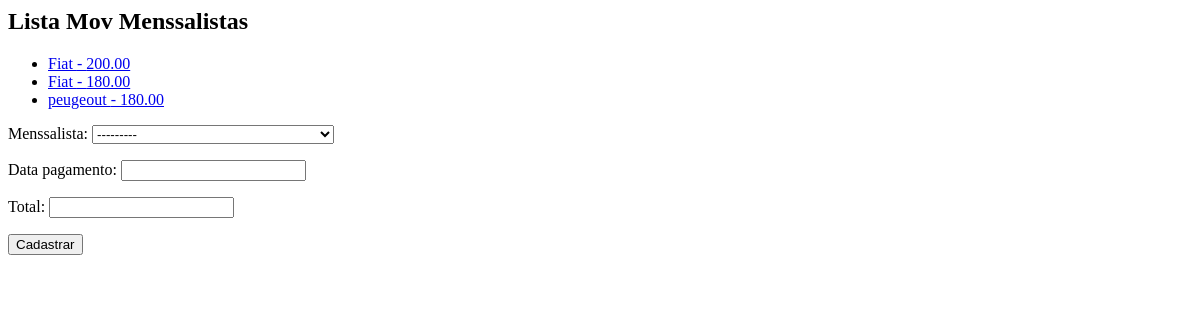
The page /core/mov_mensal/ on the database as committed earlier.
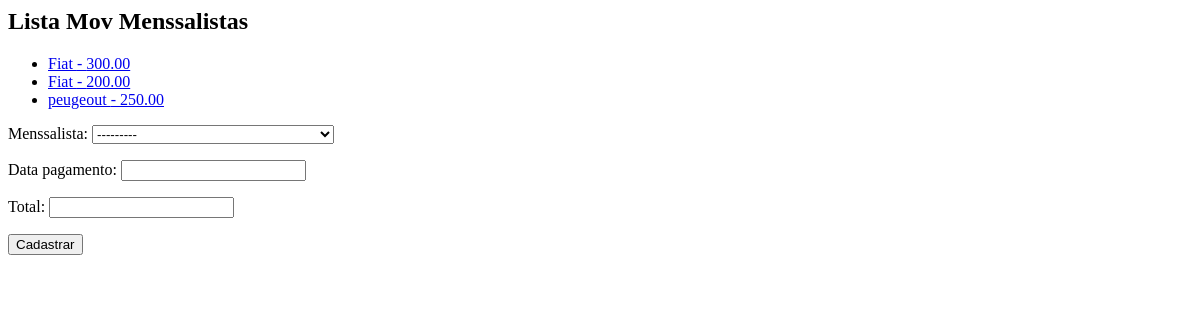
The same page on the database as committed later.
### core/models.py (models this page shows, shortened)
class MovMenssalista(models.Model):
    menssalista = models.ForeignKey('Menssalista', on_delete=models.CASCADE)
    data_pagamento = models.DateField()
    total = models.DecimalField(max_digits=6, decimal_places=2)

class Menssalista(models.Model):
    veiculo = models.ForeignKey('Veiculo', on_delete=models.CASCADE)
    inicio = models.DateField()
    valor_mes = models.DecimalField(max_digits=6, decimal_places=2)
    def __str__(self):
        return str(self.veiculo) + ' - ' + str(self.inicio)

class Veiculo(models.Model):
    marca = models.ForeignKey('Marca', on_delete=models.CASCADE)
    placa = models.CharField(max_length=7)
    proprietario = models.ForeignKey('PEssoa', on_delete=models.CASCADE)
    cor = models.CharField(max_length=15)
    observacoes = models.TextField()
    def __str__(self):
        return self.marca.nome + ' - ' + self.placa

class Marca(models.Model):
    nome = models.CharField(max_length=50)
    def __str__(self):
        return self.nome

### core/views.py (the view)
# urls.py: path('mov_mensal/', lista_mov_menssalista, name='core_lista_mov_menssalista'),
def lista_mov_menssalista(request):
    mov_menssalistas = MovMenssalista.objects.all()
    form = MovMenssalistaForm()
    data = {'mov_menssalistas': mov_menssalistas, 'form': form}
    return render(request, 'core/lista_mov_menssalista.html', data)

### core/forms.py
class MovMenssalistaForm(ModelForm):
    class Meta:
        model = MovMenssalista
        fields = '__all__'

### core/templates/core/lista_mov_menssalista.html (shortened to what this page needs)
<h2>Lista Mov Menssalistas</h2>
<ul>
{% for mov in mov_menssalistas %}
    <li><a href="{% url 'core_mov_menssalista_update' mov.id %}"> {{ mov.menssalista.veiculo.marca }} - {{ mov.total }}  </a></li>
{% endfor %}
</ul>
<form action="{% url 'core_mov_menssalista_novo' %}" method="POST">
    {{form.as_p}}
    <button type="submit">Cadastrar</button>
</form>

Rows that differ between the two databases and show on the page:
changed MovMenssalista (number 1 of 3 on the later page): total "200.00" → "300.00"
changed MovMenssalista (number 2 of 3 on the later page): total "180.00" → "200.00"
changed MovMenssalista "peugeout": total "180.00" → "250.00"
